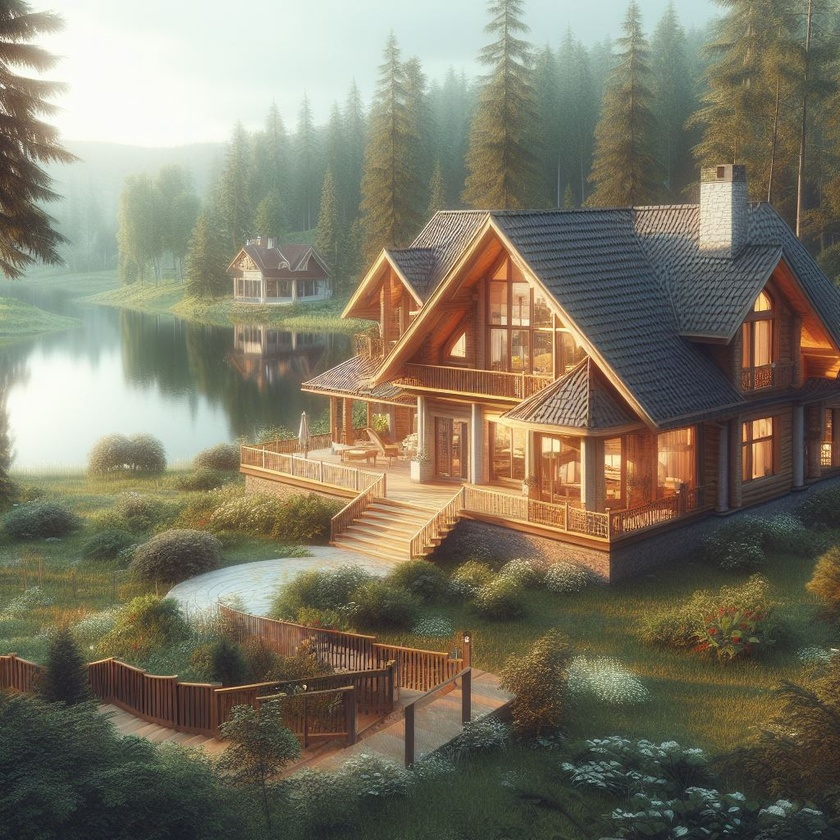
#> input picture day7/data/gol_manzarasi.jpeg, 840 x 840 px, shrunk from 1024 x 1024 before the run
$ python 'u13görselKırma.py'
#> lines starting #> are read from the running program, lines starting #| are printed output that depends on the picture
import cv2

# Resmi yükle
img = cv2.imread('data/gol_manzarasi.jpeg')
#> img is the input picture: shape (840, 840, 3); mean B, G, R 101.2, 119.4, 125

# Resmin boyutlarını al
h, w = img.shape[:2]
#> h = 840; w = 840

# Kırpılacak alanın başlangıç ve bitiş koordinatlarını hesapla
start_row, start_col = int(h * .25), int(w * .25)
#> start_row = 210; start_col = 210
end_row, end_col = int(h * .75), int(w * .75)
#> end_row = 630; end_col = 630

# Resmi kırp
cropped_img = img[start_row:end_row, start_col:end_col]
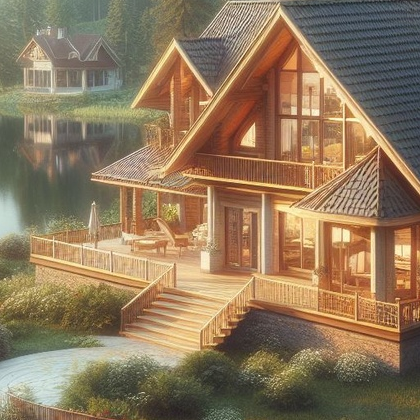
#> cropped_img: shape (420, 420, 3); mean B, G, R 92.2, 120.4, 143.2

# Kırpılmış görüntü boyutunu yazdır
print(f"Kırpılmış Görüntü Boyutu: {cropped_img.shape}")
#| Kırpılmış Görüntü Boyutu: (420, 420, 3)

# Kırpılmış resmi göster
cv2.imshow('Crop', cropped_img)
cv2.waitKey(0)
cv2.destroyAllWindows()

$ run again, with day7/data/kisi.jpeg copied over day7/data/gol_manzarasi.jpeg
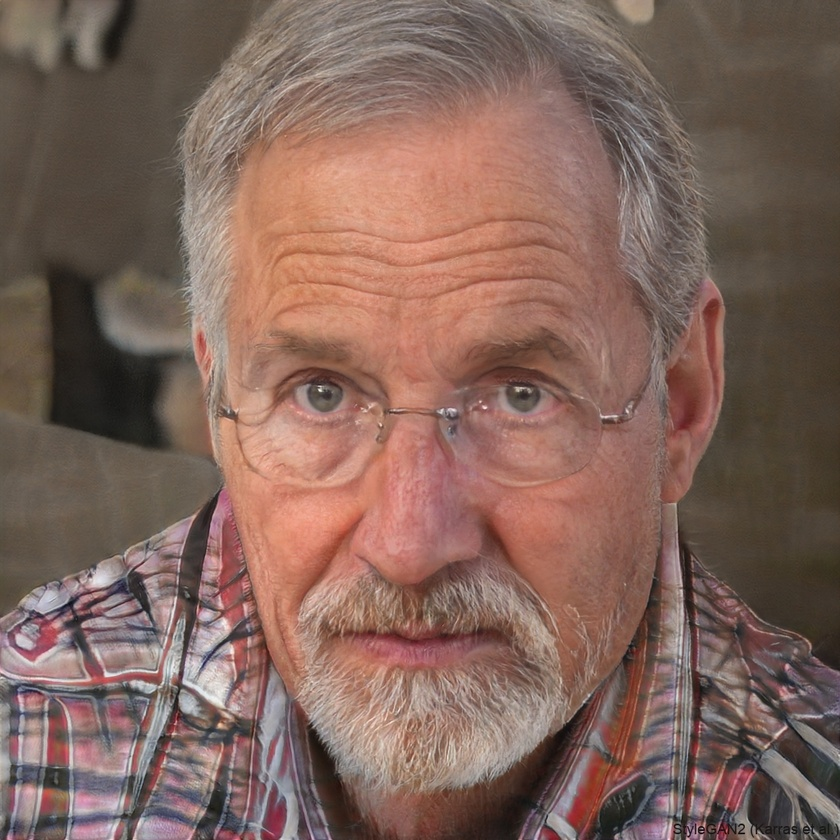
#> input picture day7/data/kisi.jpeg, 840 x 840 px, shrunk from 1024 x 1024 before the run
#> img is the input picture: shape (840, 840, 3); mean B, G, R 91.2, 100.9, 129.5
#> `cropped_img = img[start_row:end_row, start_col:end_col]`:
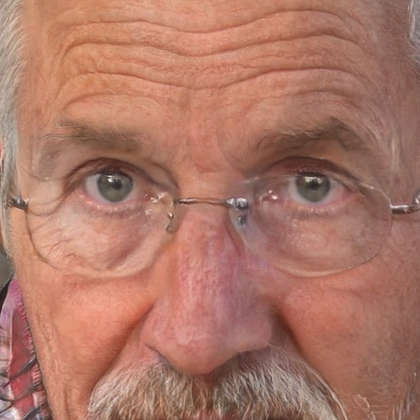
#> cropped_img: shape (420, 420, 3); mean B, G, R 102.8, 118.8, 172.4
#| Kırpılmış Görüntü Boyutu: (420, 420, 3)

$ run again, with day7/data/kizil_cam.jpeg copied over day7/data/gol_manzarasi.jpeg
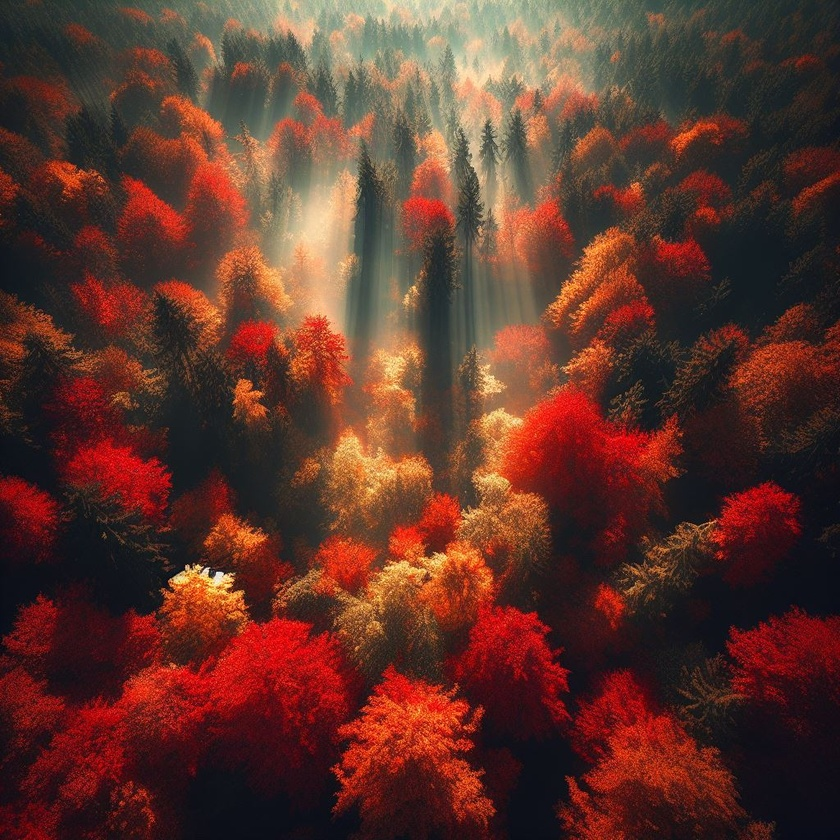
#> input picture day7/data/kizil_cam.jpeg, 840 x 840 px, shrunk from 1024 x 1024 before the run
#> img is the input picture: shape (840, 840, 3); mean B, G, R 43.8, 53.7, 95
#> `cropped_img = img[start_row:end_row, start_col:end_col]`:
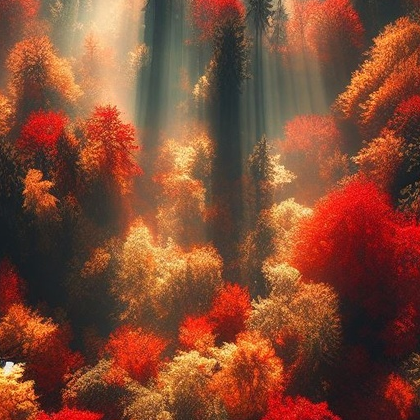
#> cropped_img: shape (420, 420, 3); mean B, G, R 51, 73.8, 130.1
#| Kırpılmış Görüntü Boyutu: (420, 420, 3)

$ run again, with day7/data/kucuk_sehir_goruntusu.jpeg copied over day7/data/gol_manzarasi.jpeg
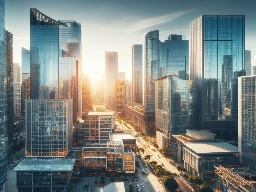
#> input picture day7/data/kucuk_sehir_goruntusu.jpeg, 256 x 192 px
#> img is the input picture: shape (192, 256, 3); mean B, G, R 128.6, 131.6, 123.9
#> `cropped_img = img[start_row:end_row, start_col:end_col]`:
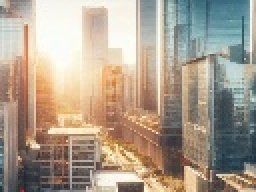
#> cropped_img: shape (96, 128, 3) (shown 2 times larger); mean B, G, R 141.6, 158.5, 172
#| Kırpılmış Görüntü Boyutu: (96, 128, 3)
